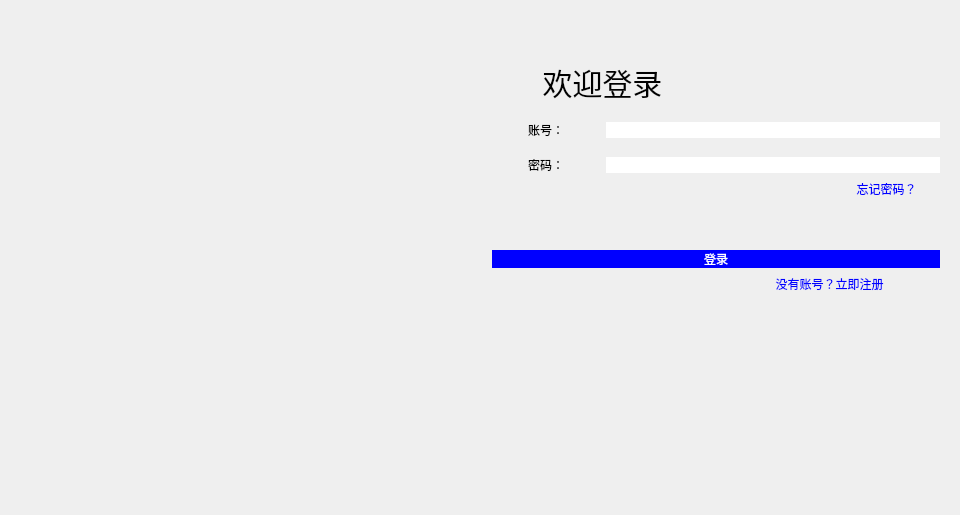
<?xml version="1.0" encoding="UTF-8"?>
<ui version="4.0">
 <class>Login</class>
 <widget class="QWidget" name="Login">
  <property name="geometry">
   <rect>
    <x>0</x>
    <y>0</y>
    <width>960</width>
    <height>515</height>
   </rect>
  </property>
  <property name="minimumSize">
   <size>
    <width>960</width>
    <height>360</height>
   </size>
  </property>
  <property name="windowTitle">
   <string>基于龙芯平台的图像分类系统</string>
  </property>
  <property name="windowIcon">
   <iconset resource="needs.qrc">
    <normaloff>:/images/images/title_icon.png</normaloff>:/images/images/title_icon.png</iconset>
  </property>
  <layout class="QGridLayout" name="gridLayout_2">
   <item row="0" column="2">
    <widget class="QWidget" name="widget" native="true">
     <property name="contextMenuPolicy">
      <enum>Qt::PreventContextMenu</enum>
     </property>
     <property name="styleSheet">
      <string notr="true">border-style: solid;
border-width: 0.1px;
border-color: black;</string>
     </property>
     <layout class="QGridLayout" name="gridLayout">
      <item row="2" column="1" colspan="3">
       <widget class="QLineEdit" name="editaccount"/>
      </item>
      <item row="0" column="1" colspan="2">
       <spacer name="verticalSpacer">
        <property name="orientation">
         <enum>Qt::Vertical</enum>
        </property>
        <property name="sizeHint" stdset="0">
         <size>
          <width>20</width>
          <height>40</height>
         </size>
        </property>
       </spacer>
      </item>
      <item row="4" column="3">
       <widget class="QPushButton" name="Btnforgetpwd">
        <property name="styleSheet">
         <string notr="true">QPushButton {
    background-color: transparent;
	color:blue;
}</string>
        </property>
        <property name="text">
         <string>忘记密码？</string>
        </property>
       </widget>
      </item>
      <item row="5" column="1" rowspan="2" colspan="2">
       <spacer name="verticalSpacer_3">
        <property name="orientation">
         <enum>Qt::Vertical</enum>
        </property>
        <property name="sizeHint" stdset="0">
         <size>
          <width>20</width>
          <height>40</height>
         </size>
        </property>
       </spacer>
      </item>
      <item row="8" column="2" colspan="2">
       <widget class="QPushButton" name="Btnregister">
        <property name="styleSheet">
         <string notr="true">QPushButton {
    background-color: transparent;
	color:blue;
}</string>
        </property>
        <property name="text">
         <string>没有账号？立即注册</string>
        </property>
       </widget>
      </item>
      <item row="8" column="0" colspan="2">
       <spacer name="horizontalSpacer">
        <property name="orientation">
         <enum>Qt::Horizontal</enum>
        </property>
        <property name="sizeHint" stdset="0">
         <size>
          <width>40</width>
          <height>20</height>
         </size>
        </property>
       </spacer>
      </item>
      <item row="4" column="1" colspan="2">
       <widget class="QLabel" name="lblogin">
        <property name="text">
         <string/>
        </property>
       </widget>
      </item>
      <item row="3" column="1" colspan="3">
       <widget class="QLineEdit" name="editpassword">
        <property name="echoMode">
         <enum>QLineEdit::Normal</enum>
        </property>
       </widget>
      </item>
      <item row="3" column="0">
       <widget class="QLabel" name="password">
        <property name="text">
         <string>密码：</string>
        </property>
        <property name="alignment">
         <set>Qt::AlignCenter</set>
        </property>
       </widget>
      </item>
      <item row="7" column="0" colspan="4">
       <widget class="QPushButton" name="Btnlogin">
        <property name="styleSheet">
         <string notr="true">background-color: rgb(0, 0, 255);
color:white;</string>
        </property>
        <property name="text">
         <string>登录</string>
        </property>
       </widget>
      </item>
      <item row="2" column="0">
       <widget class="QLabel" name="account">
        <property name="minimumSize">
         <size>
          <width>10</width>
          <height>40</height>
         </size>
        </property>
        <property name="text">
         <string>账号：</string>
        </property>
        <property name="alignment">
         <set>Qt::AlignCenter</set>
        </property>
       </widget>
      </item>
      <item row="1" column="0" colspan="2">
       <widget class="QLabel" name="welcome">
        <property name="styleSheet">
         <string notr="true">font-size:30px</string>
        </property>
        <property name="text">
         <string>欢迎登录</string>
        </property>
        <property name="alignment">
         <set>Qt::AlignCenter</set>
        </property>
        <property name="wordWrap">
         <bool>false</bool>
        </property>
       </widget>
      </item>
     </layout>
    </widget>
   </item>
   <item row="1" column="2">
    <spacer name="verticalSpacer_2">
     <property name="orientation">
      <enum>Qt::Vertical</enum>
     </property>
     <property name="sizeHint" stdset="0">
      <size>
       <width>20</width>
       <height>40</height>
      </size>
     </property>
    </spacer>
   </item>
   <item row="0" column="1" rowspan="2">
    <widget class="QLabel" name="imglabel">
     <property name="sizePolicy">
      <sizepolicy hsizetype="Preferred" vsizetype="Preferred">
       <horstretch>0</horstretch>
       <verstretch>0</verstretch>
      </sizepolicy>
     </property>
     <property name="text">
      <string/>
     </property>
     <property name="pixmap">
      <pixmap>images/image.jpg</pixmap>
     </property>
     <property name="scaledContents">
      <bool>true</bool>
     </property>
     <property name="alignment">
      <set>Qt::AlignLeading|Qt::AlignLeft|Qt::AlignVCenter</set>
     </property>
    </widget>
   </item>
  </layout>
 </widget>
 <resources>
  <include location="needs.qrc"/>
 </resources>
 <connections/>
</ui>
